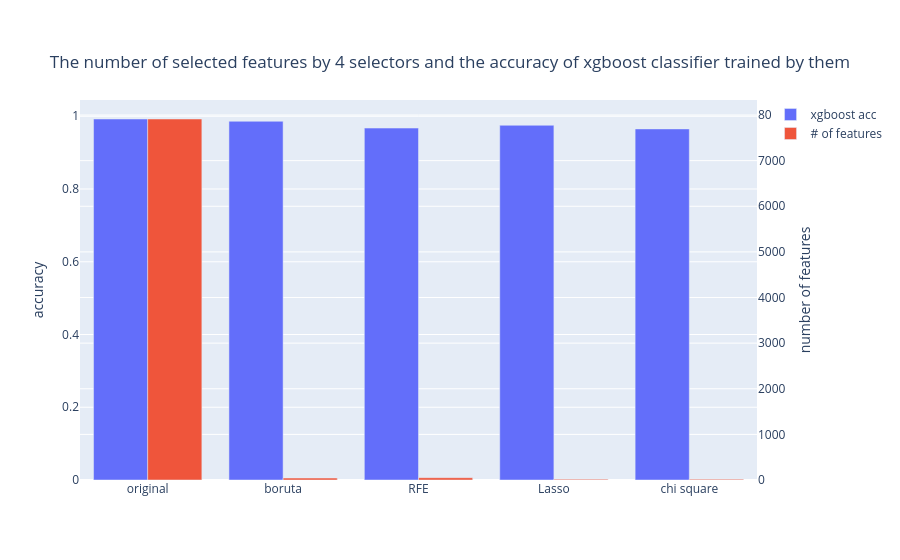

Notebook source saved alongside this figure:
### Code cell
import plotly.graph_objects as go
animals=['original','boruta','RFE','Lasso','chi square']

fig = go.Figure(
    data=[
        go.Bar(name='xgboost acc', x=animals, y=acc_list, yaxis='y', offsetgroup=1),
        go.Bar(name='# of features', x=animals, y=features_list, yaxis='y2', offsetgroup=2)
    ],
    layout={
        'yaxis': {'title': 'accuracy'},
        'yaxis2': {'title': 'number of features', 'overlaying': 'y', 'side': 'right'}
    }
)


fig.update_layout(barmode='group',
                 title={
        'text': "The number of selected features by 4 selectors and the accuracy_score of xgboost classifier (sklearn)",
        'y':0.9,
        'x':0.5,
        'xanchor': 'center',
        'yanchor': 'top'}
                 )
fig.show()

### Figure 1 — Plotly figure (JSON) as saved in the notebook; plotly's stock layout.template omitted (floating-point values rounded to 4 significant figures)
{"data": [{"name": "xgboost acc", "offsetgroup": "1", "type": "bar", "x": ["original", "boruta", "RFE", "Lasso", "chi square"], "y": [0.9925, 0.9862, 0.9675, 0.9752, 0.9652], "yaxis": "y"}, {"name": "# of features", "offsetgroup": "2", "type": "bar", "x": ["original", "boruta", "RFE", "Lasso", "chi square"], "y": [7913, 42, 50, 17, 17], "yaxis": "y2"}], "layout": {"barmode": "group", "title": {"text": "The number of selected features by 4 selectors and the accuracy of xgboost classifier trained by them", "x": 0.5, "xanchor": "center", "y": 0.9, "yanchor": "top"}, "yaxis": {"title": {"text": "accuracy"}}, "yaxis2": {"overlaying": "y", "side": "right", "title": {"text": "number of features"}}}}
